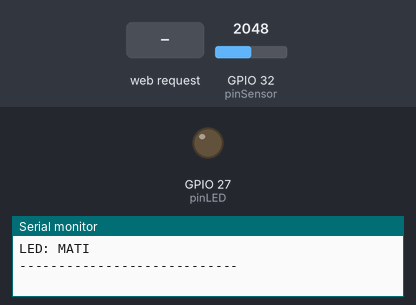
A program run on a simulated ESP32. Shown: output pins drawn as LEDs (lit = HIGH), the last lines printed to the serial monitor. Inputs (shaded band) come from the test bench; at power-on: GPIO 32 (pinSensor) = 2048. WiFi joins after 1.5 s; servers stay silent unless stated; storage starts empty.

Above: at 7.2 s.
7.3 s: GPIO 32 (pinSensor) set to 4095
At 8.7 s:
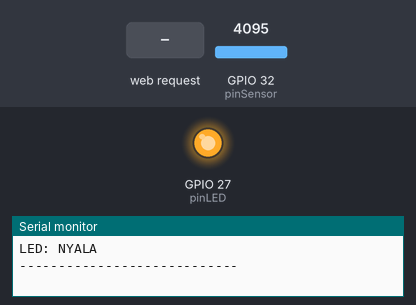
10.6 s: HTTP request GET /login received
12.6 s: HTTP request GET / received
Timing chart, 0 to 15.6 s (numbered marks = the images above; inputs shaded):
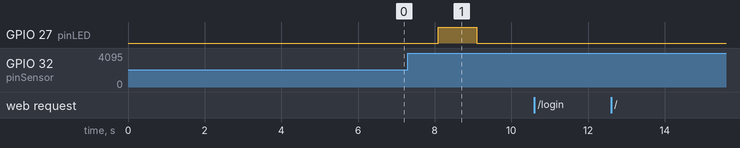

Measured:
- after the input at 7.3 s, GPIO 27 (pinLED): LOW → HIGH after 0.79 s, → LOW 1.0 s later

The program:

main.cpp
```cpp
/**
 * @file main.cpp
 * @brief Firmware utama Kelompok 14 - Purwarupa Alat Pendeteksi Asap Rokok
 *
 * Fungsionalitas utama:
 * - Membaca masukan sensor analog MQ-2 untuk deteksi asap/gas
 * - Memantau perubahan kepadatan asap untuk lonjakan cepat (rapid change)
 * - Mengendalikan indikator LED berdasarkan tingkat deteksi
 * - Menyediakan konektivitas WiFi melalui soft AP
 * - Melayani dashboard web untuk pemantauan real-time
 *
 * SISTEM KONVERSI SENSOR (Logika Fisika MQ-2):
 * ============================================
 * Pipeline konversi menggunakan metode standar industri:
 * 1. ADC (0-4095) → Tegangan terukur (0-3.3V)
 * 2. Tegangan → Resistansi Sensor (Rs) melalui voltage divider
 * 3. Rs/Ro → Konsentrasi gas (ppm) menggunakan kurva kalibrasi
 *
 * Rumus Voltage Divider:
 * Vout = Vin × Rl / (Rl + Rs)
 * Dimana: Vin = 5V (tegangan supply), Rl = 10kΩ (beban resistif)
 * Maka: Rs = Rl × (Vin - Vout) / Vout
 *
 * Kurva Kalibrasi MQ-2 untuk Asap Rokok:
 * ppm = 10^(1.2 + (-0.45) * log10(Rs/Ro))
 * = 10^1.2 × (Rs/Ro)^(-0.45)
 * = 15.85 × (Rs/Ro)^(-0.45)
 *
 * Konstanta kalibrasi optimized untuk deteksi asap rokok di lingkungan KTR
 *
 * Ambang batas peringatan (dalam ppm) - sistem 3 kondisi sederhana:
 * Sumber: Data pengukuran real (ambient 30-40ppm, gas source 100-110ppm)
 * - Aman: 0-35 ppm (udara bersih, tidak ada notifikasi)
 * - Notifikasi: 35-50 ppm (kualitas udara mungkin buruk, notif kuning TANPA pencatatan)
 * - Alert: >50 ppm (asap rokok terdeteksi, pencatatan pelanggaran KTR + LED nyala)
 * - Lonjakan Cepat: perubahan >10 ppm/detik (deteksi anomali, toast notif)
 */

#include "wifi_server.h"
#include <math.h>  // Untuk fungsi pow() dan log10() dalam kurva kalibrasi

#define DEBUG  // Aktifkan keluaran debug serial

// ========== PENUGASAN PIN ==========
/** @brief GPIO 27: Pin keluaran untuk indikator LED alarm */
const int pinLED = 27;

/** @brief GPIO 32: Pin masukan analog untuk sensor asap/gas (ADC) */
const int pinSensor = 32;

// ========== AMBANG BATAS PERINGATAN ==========
/** @brief Ambang batas notifikasi kualitas udara mungkin buruk
 *  Di atas 35 ppm = kualitas mungkin buruk (notif kuning, tanpa pencatatan)
 */
const int batasNotif = 35;

/** @brief Ambang batas alert penuh dan pencatatan pelanggaran
 *  Di atas 50 ppm = alert full + pencatatan pelanggaran KTR
 */
const int batasAlert = 50;

/** @brief Ambang batas perubahan cepat - responsif terhadap lonjakan tiba-tiba
 *  Deviasi maksimal 10 ppm untuk alert anomali
 */
const int batasDeviasiCepat = 10;

// ========== KALIBRASI DAN PARAMETER SENSOR ==========
/**
 * @brief Resistansi beban (pull-down) pada modul sensor MQ-2
 * Umumnya resistor 10kΩ built-in dalam modul sensor
 * Rumus voltage divider: Vout = Vin × Rl / (Rl + Rsensor)
 */
const float RESISTANSI_BEBAN = 10000.0f;

/**
 * @brief Tegangan supply untuk sensor MQ-2
 * Sensor powered dengan 5V dari USB/VIN ESP32
 * CATATAN: Walaupun ADC ESP32 hanya baca 0-3.3V,
 * Vc tetap 5V karena itu tegangan supply sensor sebenarnya
 */
const float TEGANGAN_SUPPLY = 5.0f;

/**
 * @brief Resolusi ADC (12-bit pada ESP32)
 * Range: 0-4095 dengan step 3.3V/4095 ≈ 0.8mV per step
 */
const float RESOLUSI_ADC = 4095.0f;

/**
 * @brief Tegangan referensi ADC pada ESP32 (maksimal yang bisa dibaca)
 * ESP32 ADC menggunakan referensi 3.3V
 */
const float TEGANGAN_REFERENSI = 3.3f;

/**
 * @brief Ro adalah resistansi sensor pada udara bersih (baseline kalibrasi)
 * Nilai ini dikalibrasi otomatis saat startup oleh fungsi kalibrasiBersih()
 * Sensor ditempatkan di udara bersih selama ~5 detik startup
 * MQ-2 typical: Ro berkisar 5000-15000 Ohm tergantung kondisi
 *
 * Akurasi kalibrasi sangat penting untuk:
 * - Mengurangi drift suhu dan variasi hardware
 * - Mengurangi variasi antar unit sensor (sensor matching)
 * - Meningkatkan akurasi dan repeatability pembacaan ppm
 */
float nilaiRo = 10000.0f;

/** @brief Flag untuk menunjukkan apakah kalibrasi sudah selesai dan sensor siap */
bool sudahKalibrasi = false;

/** @brief Status detil kalibrasi untuk API ("Siap", "Sedang...", "Gagal", dll) */
String statusKalibrasi = "Sedang...";

/**
 * @brief Konstanta kurva kalibrasi MQ-2 untuk deteksi ASAP ROKOK
 *
 * Formula kalibrasi: ppm = 10^(log_constant - log_slope * log10(Rs/Ro))
 * Atau: ppm = 10^(-0.45 * log10(Rs/Ro) + 1.2)
 *
 * Konstanta ini dikhususkan untuk deteksi asap (smoke) di ruangan
 * Derived dari datasheet MQ-2 dengan fitting kurva untuk aplikasi KTR
 *
 * KONSTANTA_C = 1.2 (intercept dari regresi log-log)
 * KONSTANTA_M = -0.45 (slope dari regresi log-log, negatif karena inverse relationship)
 */
const float KONSTANTA_C = 1.2f;   // Log intercept
const float KONSTANTA_M = -0.45f; // Log slope

// ========== VARIABEL GLOBAL ==========
/** @brief Instansi server WiFi (port 80) */
ServerPerangkat wifi(80);

/**
 * @brief Kepadatan asap saat ini dalam satuan ppm (0-1000)
 * Diperbarui oleh pembacaan sensor di loop dan diakses oleh endpoint /kepadatan
 */
float kepadatanAsap = 0;

/**
 * @brief Konversi rasio Rs/Ro ke konsentrasi gas dalam PPM menggunakan kurva MQ-2
 * Formula: ppm = 10^(C + M * log10(Rs/Ro))
 * @param rasioRsRo Rasio resistansi sensor terhadap kalibrasi (Rs/Ro)
 * @return Konsentrasi gas dalam ppm
 */
float rasioKeKepadatan(float rasioRsRo) {
  // Validasi input untuk mencegah NaN dari log10
  if (rasioRsRo <= 0 || isnan(rasioRsRo) || isinf(rasioRsRo)) {
    return 15.85f;  // Return nilai baseline (Ro=Ro, ratio=1.0)
  }
  if (nilaiRo <= 0 || isnan(nilaiRo) || isinf(nilaiRo)) {
    return 0.0f;  // Kalibrasi belum valid
  }

  // ppm = 10^(C + M * log10(ratio))
  float logValue = log10(rasioRsRo);
  if (isnan(logValue) || isinf(logValue)) return 15.85f;

  float ppm = pow(10.0f, KONSTANTA_C + KONSTANTA_M * logValue);
  if (isnan(ppm) || isinf(ppm)) return 15.85f;

  return ppm;
}

/**
 * @brief Konversi nilai ADC (0-4095) ke tegangan (0-3.3V)
 * ADC ESP32 hanya bisa membaca sampai 3.3V (tegangan referensi ADC)
 * @param nilaiADC Nilai pembacaan ADC mentah
 * @return Tegangan dalam Volt
 */
float adcKeTegangan(int nilaiADC) {
  // PENTING: Gunakan float division bukan integer division
  // bila tidak, hasil akan 0 untuk semua nilai < 4095
  return ((float)nilaiADC / RESOLUSI_ADC) * TEGANGAN_REFERENSI;
}

/**
 * @brief Konversi tegangan ke resistansi sensor (Rs) menggunakan voltage divider
 *
 * Rumus voltage divider:
 * Vout = Vin × Rl / (Rl + Rs)
 * Maka: Rs = Rl × (Vin - Vout) / Vout
 *
 * Dimana:
 * - Vin = TEGANGAN_SUPPLY (5V, tegangan supply sensor)
 * - Vout = tegangan terukur di pin ADC (0-3.3V)
 * - Rl = RESISTANSI_BEBAN (10kΩ)
 * - Rs = resistansi sensor yang akan dihitung
 *
 * @param tegangan Tegangan pada pin output sensor (Volt)
 * @return Resistansi sensor dalam Ohm
 */
float teganganKeResistansi(float tegangan) {
  // Validasi input untuk mencegah division by zero atau hasil invalid
  if (tegangan <= 0.01f || tegangan >= TEGANGAN_SUPPLY) return 0;
  if (isnan(tegangan) || isinf(tegangan)) return 0;

  // Gunakan TEGANGAN_SUPPLY (5V) bukan TEGANGAN_REFERENSI (3.3V)
  float rs = RESISTANSI_BEBAN * (TEGANGAN_SUPPLY - tegangan) / tegangan;

  // Pastikan nilai masuk akal (> 100 Ohm, < 1M Ohm)
  if (rs <= 100 || rs > 1000000 || isnan(rs) || isinf(rs)) return 0;

  return rs;
}

/**
 * @brief Konversi nilai ADC langsung ke kepadatan asap (ppm) dengan kalibrasi
 * Pipeline: ADC → Tegangan → Rs → Rs/Ro → ppm
 * @param nilaiADC Nilai pembacaan ADC mentah
 * @return Kepadatan asap dalam ppm (0-1000+ range)
 */
float adcKeKepadatan(int nilaiADC) {
  // Validasi ADC input
  if (nilaiADC < 0 || nilaiADC > 4095) return 0.0f;

  // Konversi ADC ke tegangan
  float tegangan = adcKeTegangan(nilaiADC);
  if (isnan(tegangan) || isinf(tegangan)) return 0.0f;

  // Konversi tegangan ke resistansi sensor
  float rs = teganganKeResistansi(tegangan);
  if (rs == 0 || isnan(rs) || isinf(rs)) return 0.0f;

  // Validasi kalibrasi Ro
  if (nilaiRo <= 0 || isnan(nilaiRo) || isinf(nilaiRo)) return 0.0f;

  // Hitung rasio Rs/Ro dengan validasi
  float rasio = rs / nilaiRo;
  if (isnan(rasio) || isinf(rasio) || rasio <= 0) return 15.85f;  // Baseline

  // Konversi rasio ke PPM menggunakan kurva kalibrasi
  float ppm = rasioKeKepadatan(rasio);

  // Validasi hasil PPM
  if (isnan(ppm) || isinf(ppm)) return 15.85f;  // Baseline value

  // Batasi nilai ke range 0-1000 ppm
  return constrain(ppm, 0.0f, 1000.0f);
}

/**
 * @brief Kalibrasi sensor pada udara bersih (menghitung Ro)
 * Harus dipanggil sekali saat startup untuk mendapatkan nilai Ro yang akurat
 * Ambil rata-rata dari beberapa pembacaan
 * @param jumlahSampel Jumlah sampel untuk kalibrasi (default: 50)
 */
void kalibrasiBersih(int jumlahSampel = 50) {
  Serial.println("[INFO] Memulai kalibrasi sensor pada udara bersih...");
  float totalRs = 0.0f;

  for (int i = 0; i < jumlahSampel; i++) {
    int nilaiADC = analogRead(pinSensor);
    float tegangan = adcKeTegangan(nilaiADC);
    float rs = teganganKeResistansi(tegangan);
    totalRs += rs;

    Serial.print(".");
    delay(100);
  }

  // Hitung rata-rata Ro dari sampel
  nilaiRo = totalRs / jumlahSampel;
  sudahKalibrasi = true;
  statusKalibrasi = "Siap";

  Serial.println();
  Serial.print("[INFO] Kalibrasi selesai! Ro = ");
  Serial.print(nilaiRo, 2);
  Serial.println(" Ohm");
}

/**
 * @brief Fungsi setup Arduino - Dijalankan sekali saat startup
 * Menginisialisasi komunikasi serial, server WiFi, pin GPIO, dan kalibrasi sensor.
 */
void setup()
{
  // Inisialisasi serial pada 115200 baud untuk debugging dan pemantauan
  Serial.begin(115200);

#ifdef DEBUG
  Serial.println("\n========================================");
  Serial.println("Kelompok 14 - Purwarupa Alat Pendeteksi Asap");
  Serial.println("Menginisialisasi sistem...");
  delay(1000);
#endif

  // Konfigurasi pin GPIO
  pinMode(pinLED, OUTPUT);
  pinMode(pinSensor, INPUT);

  // Inisialisasi LED sebagai OFF
  digitalWrite(pinLED, LOW);

  // Lakukan kalibrasi sensor pada udara bersih
  // Pastikan sensor berada di udara bersih saat startup untuk akurasi maksimal
  kalibrasiBersih(50);

  // Memulai server WiFi
  if (wifi.begin()) {
    Serial.println("[INFO] Server WiFi berhasil dimulai!");
  } else {
    Serial.println("[ERROR] Gagal memulai server WiFi!");
  }

#ifdef DEBUG
  Serial.println("========================================");
  Serial.println("[INFO] Inisialisasi sistem selesai!");
  Serial.println("========================================\n");
#endif
}

/**
 * @brief Fungsi loop Arduino - Dijalankan berulang kali (target: ~1 detik per siklus)
 *
 * Tanggung jawab loop kontrol utama:
 * 1. Menangani permintaan klien WiFi
 * 2. Membaca nilai sensor analog
 * 3. Mengonversi pembacaan ke kepadatan asap (ppm) dengan kalibrasi
 * 4. Menghitung delta dari pembacaan sebelumnya
 * 5. Mengevaluasi kondisi peringatan
 * 6. Mengendalikan keluaran LED
 * 7. Mencetak informasi debug
 */
void loop()
{
  // Menangani permintaan klien WiFi masuk (non-blocking)
  wifi.handle();

  // Melacak nilai sensor sebelumnya untuk perhitungan delta
  static float kepadatanSebelumnya = 0.0f;

  // ========== PEMBACAAN SENSOR ==========
  // Membaca sensor analog (range 0-4095 pada ESP32)
  int nilaiADC = analogRead(pinSensor);

  // Konversi pembacaan sensor ke kepadatan asap dalam ppm (0-1000)
  // Pipeline konversi: ADC → Tegangan → Rs → Rs/Ro → PPM
  // Menggunakan formula kurvakalibrasi MQ-sensor: ppm = A × (Rs/Ro)^B
  kepadatanAsap = adcKeKepadatan(nilaiADC);

  // ========== PERHITUNGAN DELTA ==========
  // Hitung perubahan dari pembacaan sebelumnya untuk deteksi perubahan cepat
  float delta = kepadatanAsap - kepadatanSebelumnya;

  // ========== EVALUASI PERINGATAN ==========
  // Tentukan 3 kondisi sederhana:
  // 1. Deviasi: lonjakan >15ppm (peringatan cepat)
  // 2. Notifikasi: >50ppm (kualitas mungkin buruk, notif kuning)
  // 3. Alert: >70ppm (asap terdeteksi, pencatatan KTR)

  bool peringatanCepat = (kepadatanSebelumnya > 0 && delta > batasDeviasiCepat);  // Deteksi lonjakan >15ppm
  bool peringatanNotif = (kepadatanAsap > batasNotif);  // Notifikasi: >50ppm (kualitas buruk)
  bool peringatanAlert = (kepadatanAsap > batasAlert);  // Alert penuh: >70ppm (pencatatan)

  // Perbarui pembacaan sebelumnya untuk siklus berikutnya
  kepadatanSebelumnya = kepadatanAsap;

#ifdef DEBUG
  // Cetak informasi debug ke serial untuk pemantauan
  Serial.println("----- PEMBACAAN SENSOR -----");
  Serial.print("ADC: ");
  Serial.print(nilaiADC);
  Serial.print(" | Kepadatan: ");
  Serial.print(kepadatanAsap, 2);
  Serial.println(" ppm");

  Serial.print("Delta: ");
  Serial.print(delta, 2);
  Serial.print(" ppm | ");
  Serial.print("Peringatan Cepat: ");
  Serial.print(peringatanCepat ? "YA" : "TIDAK");
  Serial.print(" | Notif Kualitas: ");
  Serial.print(peringatanNotif ? "YA" : "TIDAK");
  Serial.print(" | Alert: ");
  Serial.println(peringatanAlert ? "YA" : "TIDAK");

  Serial.print("LED: ");
  Serial.println((peringatanCepat || peringatanAlert) ? "NYALA" : "MATI");
  Serial.println("----------------------------\n");
#endif

  // ========== PENGENDALIAN LED ==========
  // LED NYALA jika: deviasi cepat >15ppm ATAU alert asap >70ppm
  // LED MATI untuk semua kondisi lain (aman <50ppm, notif 50-70ppm)
  if (peringatanAlert || peringatanCepat)
    digitalWrite(pinLED, HIGH);  // Nyalakan LED untuk alert atau lonjakan
  else
    digitalWrite(pinLED, LOW);   // Matikan LED untuk aman atau notif saja

  // Sampling sensor setiap siklus 1 detik
  delay(1000);
}
```

wifi_server.h
````cpp
/**
 * @file wifi_server.h
 * @brief Implementasi server WiFi Kelompok 14 - Purwarupa Alat Pendeteksi Asap Rokok
 *
 * Menyediakan endpoint REST API untuk status perangkat, autentikasi pengguna,
 * dan pemantauan indeks kepadatan asap (dalam satuan ppm) dengan antarmuka dashboard web.
 * Melayani file statis (gambar, CSS) dari filesystem LittleFS menggunakan SPIFFS.
 *
 * Endpoint API:
 * - GET  /                  → Melayani antarmuka web (index.html)
 * - GET  /status            → Status perangkat (IP, RSSI)
 * - GET  /kepadatan         → Pembacaan kepadatan asap (0-1000 ppm)
 * - POST /login             → Autentikasi pengguna
 * - GET  /greflex.jpg       → Gambar logo 1 dari LittleFS
 * - GET  /gonzaga.jpg       → Gambar logo 2 dari LittleFS
 * - GET  /<berkas_statis>   → Melayani file statis dari LittleFS (MIME type otomatis)
 *
 * Struktur File LittleFS:
 * ```
 * data/
 * ├── index.html           (Antarmuka web)
 * ├── greflex.jpg          (Logo 1 - harus ditambahkan ke folder data/)
 * └── gonzaga.jpg          (Logo 2 - harus ditambahkan ke folder data/)
 * ```
 *
 * Untuk menambahkan gambar logo:
 * 1. Letakkan greflex.jpg dan gonzaga.jpg di folder data/
 * 2. Upload filesystem dengan: platformio run --target uploadfs
 * 3. Akses logo di: http://kelompok14.local/greflex.jpg atau http://192.168.4.1/greflex.jpg
 */

#ifndef WIFI_SERVER_H
#define WIFI_SERVER_H

#include <WebServer.h>
#include <IPAddress.h>
#include <ESPmDNS.h>

/** @brief Pembacaan kepadatan asap global dari sensor (0-1000 ppm) */
extern float kepadatanAsap;

/**
 * @struct data_pengguna
 * @brief Menyimpan nama pengguna dan kata sandi untuk autentikasi perangkat
 *
 * Digunakan untuk HTTP Basic Auth pada endpoint /login
 */
struct data_pengguna {
    const char* pengguna;  /**< Nama pengguna untuk autentikasi */
    const char* kataSandi;  /**< Kata sandi untuk autentikasi */
};

/** @brief Daftar pengguna yang diizinkan untuk kontrol akses WiFi */
const data_pengguna penggunaTerauthorisasi[] = {
    { "Gonzaga", "12345"}
};

/**
 * @class ServerPerangkat
 * @brief Mengelola server WiFi dan REST API untuk pemantauan perangkat
 *
 * Menangani:
 * - Penyiapan titik akses WiFi (AP) dengan dukungan mDNS (kelompok14.local)
 * - Autentikasi pengguna terhadap kredensial yang diizinkan
 * - Endpoint REST API untuk status perangkat dan kepadatan asap
 * - Melayani file statis dari LittleFS (gambar, CSS, dll dengan deteksi MIME type otomatis)
 * - Header cache file otomatis untuk optimasi browser
 *
 * Fitur:
 * - mDNS: Dapat diakses di http://kelompok14.local dari perangkat manapun di jaringan
 * - Fallback: Dapat diakses di http://192.168.4.1 jika mDNS tidak tersedia
 * - File statis: Dilayani dengan MIME type yang tepat (.jpg, .png, .css, .js, .svg, .woff, .woff2)
 * - Cache browser: Header cache-control 24-jam untuk file statis
 *
 * Penggunaan:
 * ```cpp
 * ServerPerangkat wifi(80);  // Buat di port 80
 * wifi.begin();              // Inisialisasi WiFi dan server HTTP
 *
 * // Di main loop:
 * wifi.handle();             // Proses permintaan masuk dan perbarui mDNS
 * ```
 */
class ServerPerangkat {
    const char* ssid = "Kelompok 14 - Alat Pendeteksi Asap Rokok";        /**< SSID WiFi (nama jaringan) */
    const char* kataSandi = "kelompok14";  /**< Kata sandi WiFi */
    WebServer server;                    /**< Instansi web server */
    IPAddress IP;                        /**< Alamat IP perangkat */

    public:
    /**
     * @brief Konstruktor
     * @param port Nomor port server (default: 80 untuk HTTP)
     */
    ServerPerangkat(uint16_t port);

    /**
     * @brief Inisialisasi WiFi dan server HTTP
     *
     * Langkah-langkah:
     * 1. Mount filesystem LittleFS
     * 2. Mulai WiFi dalam mode AP
     * 3. Daftarkan endpoint API
     * 4. Mulai web server
     *
     * @return true jika sukses, false jika gagal
     */
    bool begin();

    /**
     * @brief Tangani permintaan klien masuk
     * Harus dipanggil berulang kali di main loop.
     * Pemanggilan non-blocking yang memproses permintaan HTTP yang tertunda.
     */
    void handle();

    /** @brief Jumlah pengguna yang diizinkan dalam daftar penggunaTerauthorisasi */
    const size_t jumlahPenggunaTerauthorisasi = sizeof(penggunaTerauthorisasi) / sizeof(penggunaTerauthorisasi[0]);

    /** @brief Destruktor - Membersihkan resources */
    ~ServerPerangkat();
};

#endif
````

Source omitted: wifi_server.cpp (8438 bytes)
